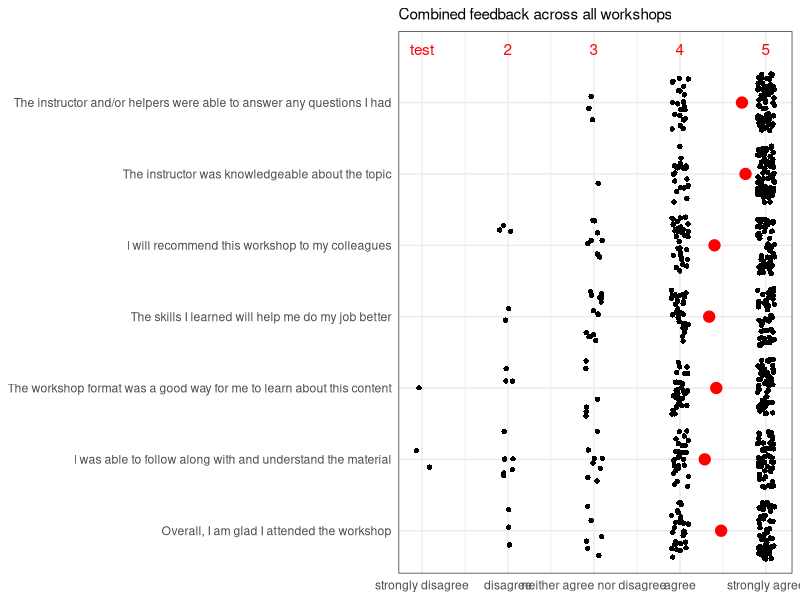
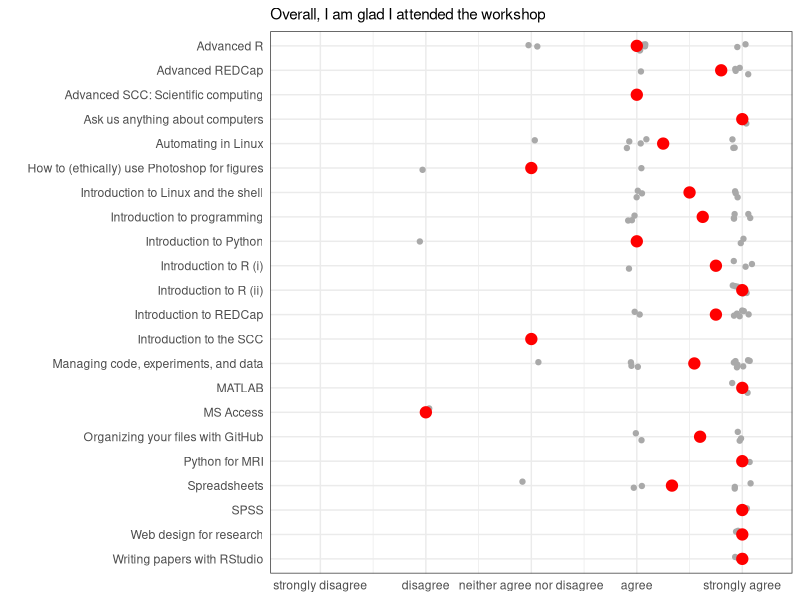
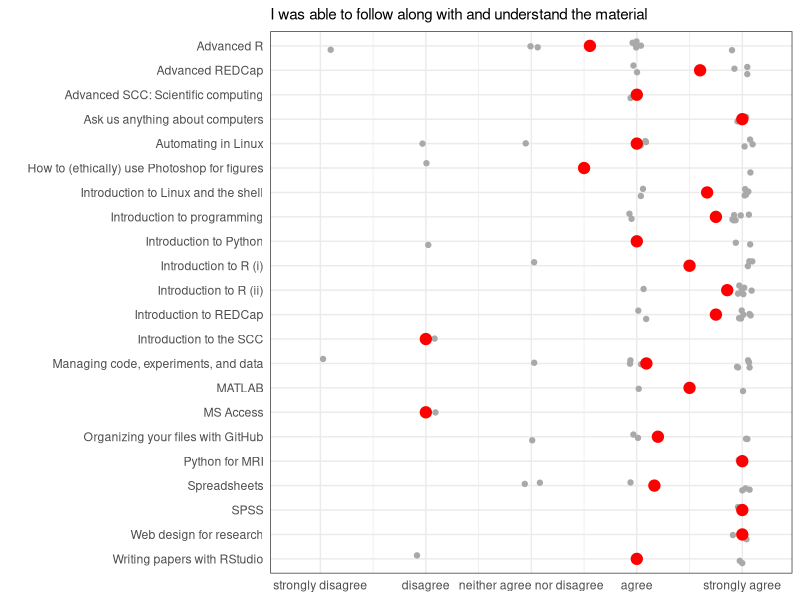
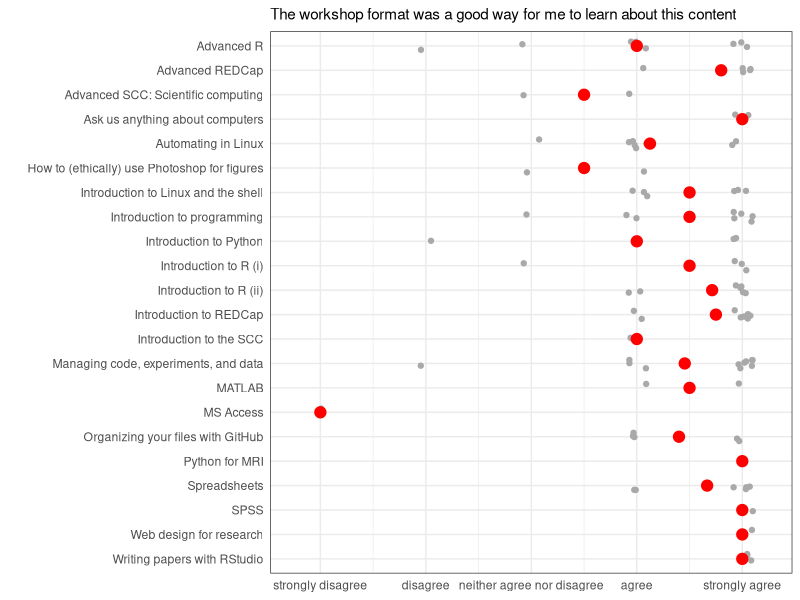
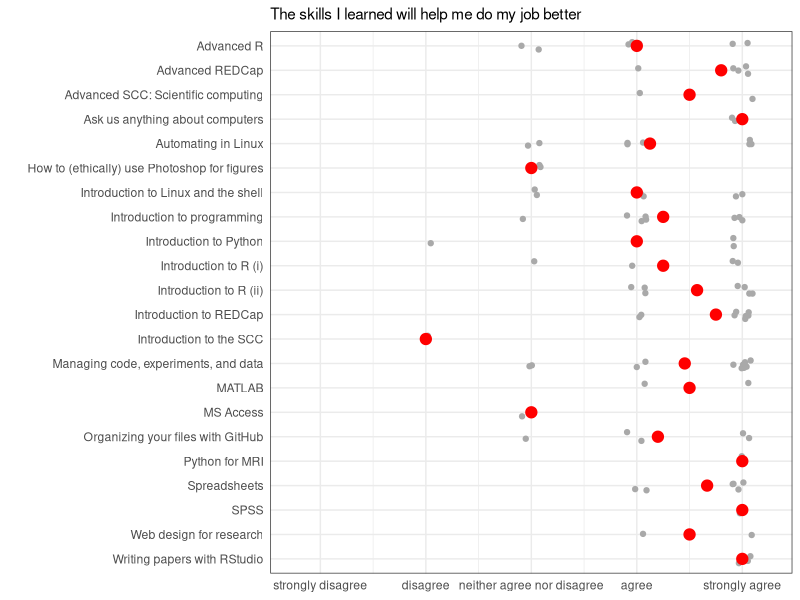
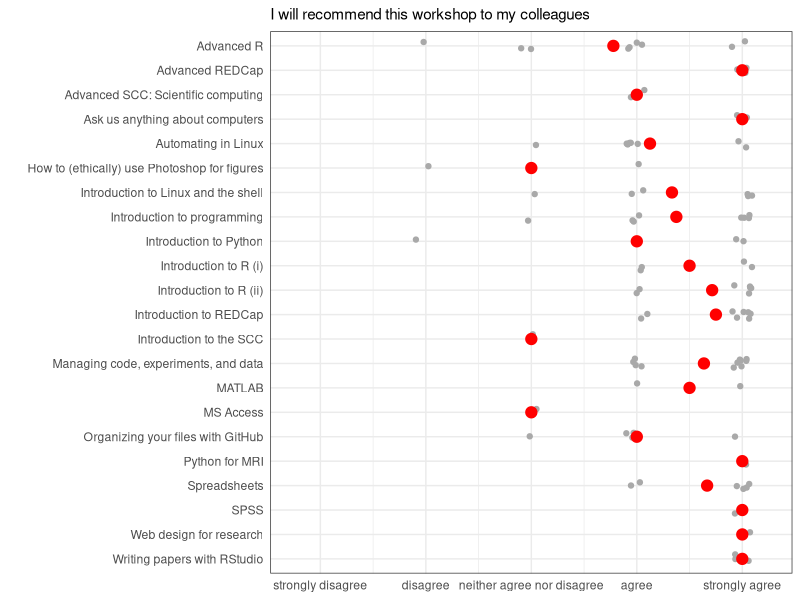
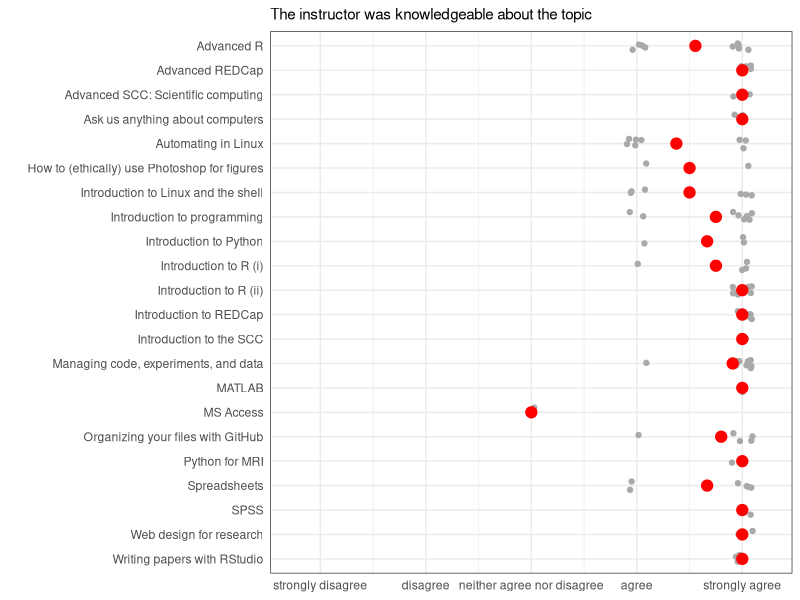
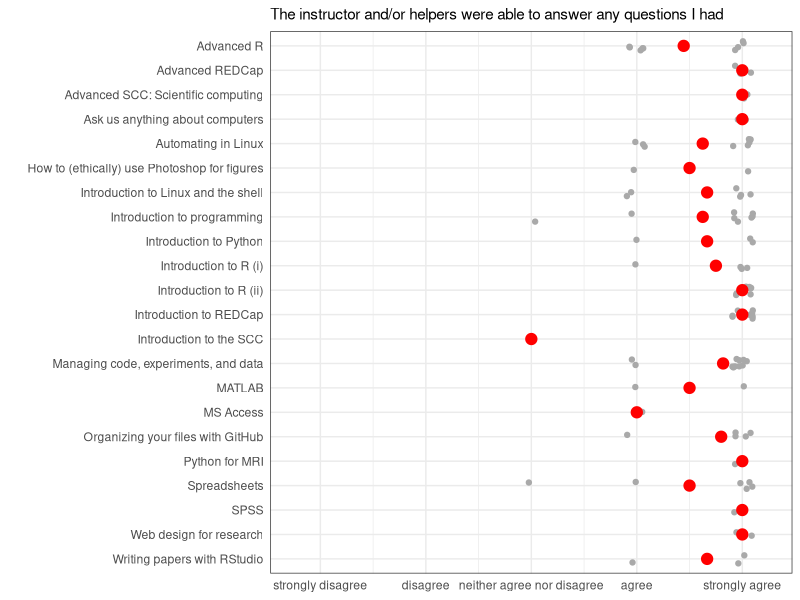

Recreate these plots in R, in order.
## ---- chunk 1
#Load necessary packages
library(ggplot2)    
library(knitr)       
library(grid)       
library(reshape2)
## ---- chunk 2
# still working on cleaning this up - hopefully good enough for mtg to get a sense.

# still to do:
#         1. add total counts to top of the two 'across workshop' plots
#         2. figure out how to label first 8 items with "strongly disagree..." without changing axis dimensions
#         3. summarize who was in attendance (job title, number of years computing experience, etc)
#         4. figure out how to make workshop comments look nicer
#         5. anything else?
## ---- chunk 3
opts_chunk$set(fig.width=12)

# Read in data
feedback <- read.csv('SCWG_Workshop_Evaluation_2016-06-04.csv', header=TRUE, sep=",") 
## ---- chunk 4

##### Set up and clean dataframe

# Make a dataframe
feedback <- data.frame(feedback)  

# Assign workshop labels
feedback$workshop_may_17[feedback$workshop_may_17 == 1] <- "Ask us anything about computers" 
feedback$workshop_may_17[feedback$workshop_may_17 == 2] <- "Introduction to programming"  
feedback$workshop_may_17[feedback$workshop_may_17 == 3] <- "Introduction to Linux and the shell"
feedback$workshop_may_17[feedback$workshop_may_17 == 4] <- "Introduction to R (i)"  
feedback$workshop_may_18[feedback$workshop_may_18 == 1] <- "Managing code, experiments, and data"  
feedback$workshop_may_18[feedback$workshop_may_18 == 2] <- "Automating in Linux"
feedback$workshop_may_18[feedback$workshop_may_18 == 3] <- "Organizing your files with GitHub"
feedback$workshop_may_19[feedback$workshop_may_19 == 1] <- "Spreadsheets"
feedback$workshop_may_19[feedback$workshop_may_19 == 2] <- "SPSS"
feedback$workshop_may_19[feedback$workshop_may_19 == 3] <- "Web design for research"
feedback$workshop_may_19[feedback$workshop_may_19 == 4] <- "MS Access"
feedback$workshop_may_24[feedback$workshop_may_24 == 1] <- "Introduction to R (ii)"
feedback$workshop_may_24[feedback$workshop_may_24 == 2] <- "Advanced R"
feedback$workshop_may_24[feedback$workshop_may_24 == 3] <- "Introduction to REDCap"
feedback$workshop_may_25[feedback$workshop_may_25 == 1] <- "Introduction to Python"
feedback$workshop_may_25[feedback$workshop_may_25 == 2] <- "Introduction to the SCC"
feedback$workshop_may_25[feedback$workshop_may_25 == 3] <- "Advanced SCC: Scientific computing"
feedback$workshop_may_25[feedback$workshop_may_25 == 4] <- "MATLAB"
feedback$workshop_may_26[feedback$workshop_may_26 == 1] <- "Writing papers with RStudio"
feedback$workshop_may_26[feedback$workshop_may_26 == 2] <- "How to (ethically) use Photoshop for figures"
feedback$workshop_may_26[feedback$workshop_may_26 == 3] <- "Python for MRI"
feedback$workshop_may_26[feedback$workshop_may_26 == 4] <- "Advanced REDCap"
feedback$workshop_may_27[feedback$workshop_may_27 == 1] <- "SPSS"

# Remove test record
feedback <- feedback[feedback$comments != "test delete", ]  

# Remove incomplete records 
feedback <- feedback[feedback$scwg_workshop_evaluation_questionnaire_timestamp != "[not completed]", ]

# Remove record 73 as workshop is not indicated
feedback <- feedback[feedback$record_id != 73,] 

# Tidy up workshop names (collapse workshop names across days)
feedback <- cbind(feedback[1:4], "workshop_name" = as.character(na.omit(c(t(feedback[5:11])))), feedback[12:ncol(feedback)]) 

# Remove unnecessary columns 
feedback <- subset(feedback, select = -c(1:4, 32))  

# Sort dataframe alphabetically by workshop name
feedback <- feedback[order(feedback$workshop_name) , ]

# Add 'Research Coordinator' to 'job_title' variable for 5 participants
feedback[c(18,19, 33, 39, 67), 16]= 8

# Add 'Undergraduate Student' to 'job_title' variable for 7 participants
feedback[c(6, 26, 30, 34, 47, 71, 78), 16] = 10

# Assign labels to 'job_title'
feedback$job_title[feedback$job_title == 1] <- "Research Assistant"
feedback$job_title[feedback$job_title == 2] <- "Research Analyst"
feedback$job_title[feedback$job_title == 3] <- "Research Methods Specialist"
feedback$job_title[feedback$job_title == 4] <- "Graduate Student"
feedback$job_title[feedback$job_title == 5] <- "Post-doctoral Fellow"
feedback$job_title[feedback$job_title == 6] <- "Scientist"
feedback$job_title[feedback$job_title == 7] <- "Other"
feedback$job_title[feedback$job_title == 8] <- "Research Coordinator"
feedback$job_title[feedback$job_title == 9] <- "Manager"
feedback$job_title[feedback$job_title == 10] <- "Undergraduate Student"

# Change labelled 'job_title' into factor
feedback$job_title <- as.factor(feedback$job_title)

# Assign labels to 'job_description'
feedback$job_description[feedback$job_description == 1] <- "Administrative"
feedback$job_description[feedback$job_description == 2] <- "Clinical"
feedback$job_description[feedback$job_description == 3] <- "Computing"
feedback$job_description[feedback$job_description == 4] <- "Genetics"
feedback$job_description[feedback$job_description == 5] <- "Imaging"
feedback$job_description[feedback$job_description == 6] <- "IT"
feedback$job_description[feedback$job_description == 7] <- "Statistics"
feedback$job_description[feedback$job_description == 8] <- "Other"

# Change labelled 'job_description' into factor
feedback$job_description <- as.factor(feedback$job_description)

# Change 'job_comp_exper' into factor and assign levels and labels
feedback$job_comp_exper<- factor(feedback$job_comp_exper, 
levels = c(5:0), labels = c("5 or more years", "4 years", "3 years", "2 years", "1 year", "None"))

## ---- chunk 5

# Make a datafrom for plotting - reverse alphabetical
fb.plot <- feedback[order(feedback$workshop_name, decreasing = TRUE) , ]
fb.plot$workshop_name <- factor(fb.plot$workshop_name, levels = unique(fb.plot$workshop_name))
## ---- chunk 6

#### Plot 5pt Likert feedback items over loop of all workshops - combined

# make vector of plot titles
Plot_titles_1 <- c(
  'Overall, I am glad I attended the workshop',
  'I was able to follow along with and understand the material',
  'The workshop format was a good way for me to learn about this content',
  'The skills I learned will help me do my job better',
  'I will recommend this workshop to my colleagues',
  'The instructor was knowledgeable about the topic',
  'The instructor and/or helpers were able to answer any questions I had')

# make data into longform
fb.plot2 <- fb.plot[2:8]
row.names(fb.plot2) <- NULL
fb.plot2 <- melt(data = fb.plot2, measure.vars = names(fb.plot2[1:7]), variable.name = "Question", value.name = "Rating")

# set up plot
plot <- ggplot(fb.plot2, aes(x=Question, y=Rating))

# plot the mean
plot <- plot + stat_summary(fun.y=mean, geom="point", size=3.5, color = "red")

# set up jitter effect
plot <- plot + geom_jitter(shape=16, position=position_jitter(height = 0.1, width = 0.4))

# set axis range
plot <- plot + coord_cartesian(ylim = c(.75, 5.25))

# change axis labels
plot <- plot + scale_x_discrete(labels = Plot_titles_1) 

# make it prettier
plot <- plot + theme_bw() + 
  theme(plot.title = element_text(size=11), axis.ticks = element_blank(), axis.title.y = element_blank(), axis.title.x = element_blank()) + ggtitle("Combined feedback across all workshops") +
   scale_y_continuous(breaks = c(1,2,3,4,5), labels = c('strongly disagree', 'disagree', 'neither agree nor disagree', 'agree', 'strongly agree'))

# flip to horizontal orientation
plot <- plot + coord_flip() 

# labels dot counts
plot <- plot + annotate("text", y = 1:5, x= 7.75, label = c("test", "2", "3", "4", "5"), color = "red") + annotate("rect", xmin = 7, xmax = 8, ymin = 5, ymax = 5, alpha = .2)

print(plot)
## ---- chunk 7

#### Plot 5pt Likert feedback items over loop of all individual workshops

# make vector of plot titles
Plot_titles_1 <- c(
  'Overall, I am glad I attended the workshop',
  'I was able to follow along with and understand the material',
  'The workshop format was a good way for me to learn about this content',
  'The skills I learned will help me do my job better',
  'I will recommend this workshop to my colleagues',
  'The instructor was knowledgeable about the topic',
  'The instructor and/or helpers were able to answer any questions I had')

# initiate list
Plots_list_1 <- list()

# initiate title counter
ctr <- 1

# create for loop to make plots
for (i in names(feedback[2:8]))  {

# set up plot
plot <- ggplot(fb.plot, aes_string('workshop_name', i)) 

# set up jitter effect 
plot <- plot + geom_point(stat = 'identity', position = position_jitter(height = 0.1, width = 0.2), colour = 'dark grey')  

# plot the mean
plot <- plot + stat_summary(fun.y = "mean", colour = 'red', size = 3.5, geom = 'point') +
  
# write title
  ggtitle(Plot_titles_1[ctr]) + 
  
# make it prettier
  theme_bw() + 
  scale_x_discrete(name='') + 
  theme(plot.title = element_text(size=11), axis.ticks = element_blank(), axis.title.x = element_blank()) + scale_y_continuous(breaks = c(1,2,3,4,5), labels = c('strongly disagree', 'disagree', 'neither agree nor disagree', 'agree', 'strongly agree'), limits = c(.75,5.25))

# flip to horizontal orientation
plot <- plot + coord_flip() 

# store in list
Plots_list_1[[i]] <- plot 

ctr <- ctr + 1
}

print(Plots_list_1[[1]])
print(Plots_list_1[[2]])
print(Plots_list_1[[3]])
print(Plots_list_1[[4]])
print(Plots_list_1[[5]])
print(Plots_list_1[[6]])
print(Plots_list_1[[7]])
## ---- chunk 8

#### Plot 3pt Likert feedback items over loop of all workshops - combined

# make vector of plot titles
Plot_titles_2 <- c(
  'Amount of content',
  'Difficulty of content',
  'Pace of instruction',
  'Amount of time for workshop',
  'Amount of time on exercises / examples')

# make data into longform
fb.plot3 <- fb.plot[9:13]
row.names(fb.plot3) <- NULL
fb.plot3 <- melt(data = fb.plot3, measure.vars = names(fb.plot3[1:5]), variable.name = "Question", value.name = "Rating")

# set up plot
plot <- ggplot(fb.plot3, aes(x=Question, y=Rating))

# plot the mean
plot <- plot + stat_summary(fun.y=mean, geom="point", size=3.5, color = "red")

# set up jitter effect
plot <- plot + geom_jitter(shape=16, position=position_jitter(height = 0.1, width = 0.4))

# set axis range
plot <- plot + coord_cartesian(ylim = c(.75, 5.25))

# change axis labels
plot <- plot + scale_x_discrete(labels = Plot_titles_2) 

# make it prettier
plot <- plot + theme_bw() + 
  theme(plot.title = element_text(size=11), axis.ticks = element_blank(), axis.title.y = element_blank(), axis.title.x = element_blank()) + ggtitle("Combined feedback across all workshops") + scale_y_continuous(breaks = c(-1,0,1), labels = c('not enough', 'just right', 'too much'))

# flip to horizontal orientation
plot <- plot + coord_flip() 

print(plot)
## ---- chunk 9

#### Plot 3pt Likert feedback items over loop of all individual workshops

# make vector of plot titles
Plot_titles_2 <- c(
  'Amount of content',
  'Difficulty of content',
  'Pace of instruction',
  'Amount of time for workshop',
  'Amount of time on exercises / examples')

# initiate list
Plots_list_2 <- list()

# initiate title counter
ctr <- 1

# create for loop to make plots
for (i in names(feedback[9:13]))  {

# set up plot
plot <- ggplot(fb.plot, aes_string('workshop_name', i)) 

# set up jitter effect 
plot <- plot + geom_point(stat = 'identity', position = position_jitter(height = 0.1, width = 0.2), colour = 'dark grey')  

# plot the mean
plot <- plot + stat_summary(fun.y = "mean", colour = 'red', size = 3.5, geom = 'point')

# set axis range
plot <- plot + scale_y_continuous(limits = c(-1.25, 1.25)) +
  
# write title
  ggtitle(Plot_titles_2[ctr]) + 
  
# make it prettier
  theme_bw() + 
  scale_x_discrete(name='') + 
  theme(plot.title = element_text(size=11), 
        axis.ticks = element_blank(), 
        axis.title.x = element_blank()) + 
   scale_y_continuous(breaks = c(-1,0,1), labels = c('not enough', 'just right', 'too much'))

# flip to horizontal orientation
plot <- plot + coord_flip() 

# store in list
Plots_list_2[[i]] <- plot 

ctr <- ctr + 1
}

print(Plots_list_2[[1]])
print(Plots_list_2[[2]])
print(Plots_list_2[[3]])
print(Plots_list_2[[4]])
print(Plots_list_2[[5]])
## ---- chunk 10

# working on cleaning up the comments - will delete blank cells, change formatting, and make dimensions to table consistent, and try to figure out what's going wrong in some places...
# including in case anyone has comments on how this information can be better displayed

for (i in levels(feedback$workshop_name)) {
  workshop_feedback = subset(feedback, workshop_name == i)
  comments = workshop_feedback[,c("best", "improve", "comments")]
  comments[,] = apply(comments, 1, function(x) as.character(gsub('\\s+', ' ', x)))
  comments[comments == ""] <- NA
  comments[comments == " "] <- NA
  comments = comments[!apply(is.na(comments), 1, all), ] # remove rows that aren't all NA
  comments[is.na(comments)] = "--"
  cat(paste("\n##", i,'\n'))
  print(kable(comments, caption=i, row.names=F, format="markdown"))  
}
## ---- chunk 11

# Reorder levels of 'job_title' to display in increasing frequency on plot
feedback$job_title <- factor(feedback$job_title, levels = names(sort(table(feedback$job_title), decreasing = TRUE)))

# make a histogram of 'job_title'
plot <- ggplot(feedback[!is.na(feedback$job_title),], aes(job_title)) + geom_bar(fill = 'light grey') +
  geom_text(aes(label = paste0(format(100* ..count../sum(..count..), digits = 2), '%'), hjust = 1.25, colour = 'red', y = ..count..), stat = 'count') +
  theme_bw() +
  ggtitle('Job title') + 
  theme(plot.title = element_text(size=11), axis.ticks = element_blank(), legend.position = 'none') +
  coord_flip() +
  scale_y_continuous(name = '') +
  scale_x_discrete(name = '')
plot
## ---- chunk 12

# Reorder levels of 'job_description' to display in increasing frequency on plot
feedback$job_description <- factor(feedback$job_description, levels = names(sort(table(feedback$job_description), decreasing = TRUE)))

# make a histogram of 'job_description'
plot <- ggplot(feedback[!is.na(feedback$job_description),], aes(job_description)) + geom_bar(fill = 'light grey') +
  geom_text(aes(label = paste0(format(100* ..count../sum(..count..), digits = 2), '%'), hjust = 1.25, colour = 'red', y = ..count..), stat = 'count') +
  theme_bw() +
  ggtitle('Research focus') + 
  theme(plot.title = element_text(size=11), axis.ticks = element_blank(), legend.position = 'none') +
  coord_flip() +
  scale_y_continuous(name = '') +
  scale_x_discrete(name = '')
plot
## ---- chunk 13

# make a histogram of 'job_comp_exper'
plot <- ggplot(feedback[!is.na(feedback$job_comp_exper),], aes(job_comp_exper)) + geom_bar(fill = 'light grey') +
  geom_text(aes(label = paste0(format(100* ..count../sum(..count..), digits = 2), '%'), hjust = 1.25, colour = 'red', y = ..count..), stat = 'count') +
  theme_bw() +
  ggtitle('Scientific computing experience') + 
  theme(plot.title = element_text(size=11), axis.ticks = element_blank(), legend.position = 'none') +
  coord_flip() +
  scale_y_continuous(name = '') +
  scale_x_discrete(name = '')

plot
